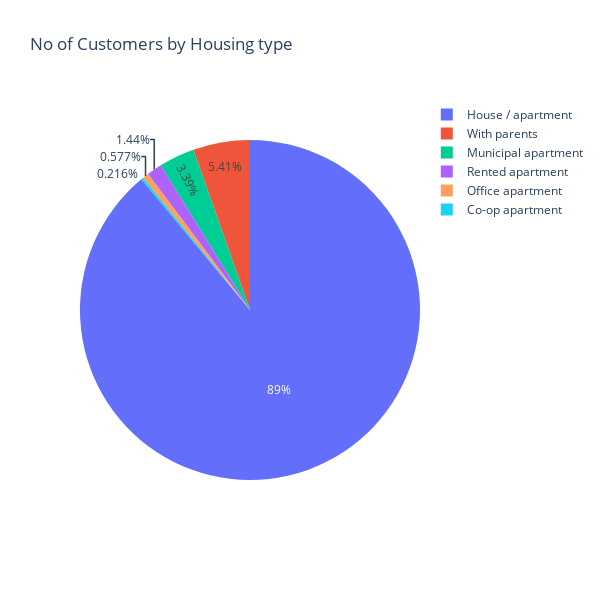

Here is the notebook cell this chart was saved with:
### Code cell
fig = px.pie(cc, names='Housing_type', title='No of Customers by Housing type',width=600,height=600)
fig.show()

### Figure 1 — Plotly figure (JSON) as saved in the notebook; plotly's stock layout.template omitted (floating-point values rounded to 4 significant figures; data arrays with more than 128 entries replaced by an {"elided": "..."} marker saying what was removed)
{"data": [{"domain": {"x": [0, 1], "y": [0, 1]}, "hovertemplate": "Housing_type=%{label}<extra></extra>", "labels": {"elided": "1386 str values"}, "legendgroup": "", "name": "", "showlegend": true, "type": "pie"}], "layout": {"height": 600, "legend": {"tracegroupgap": 0}, "title": {"text": "No of Customers by Housing type"}, "width": 600}}
